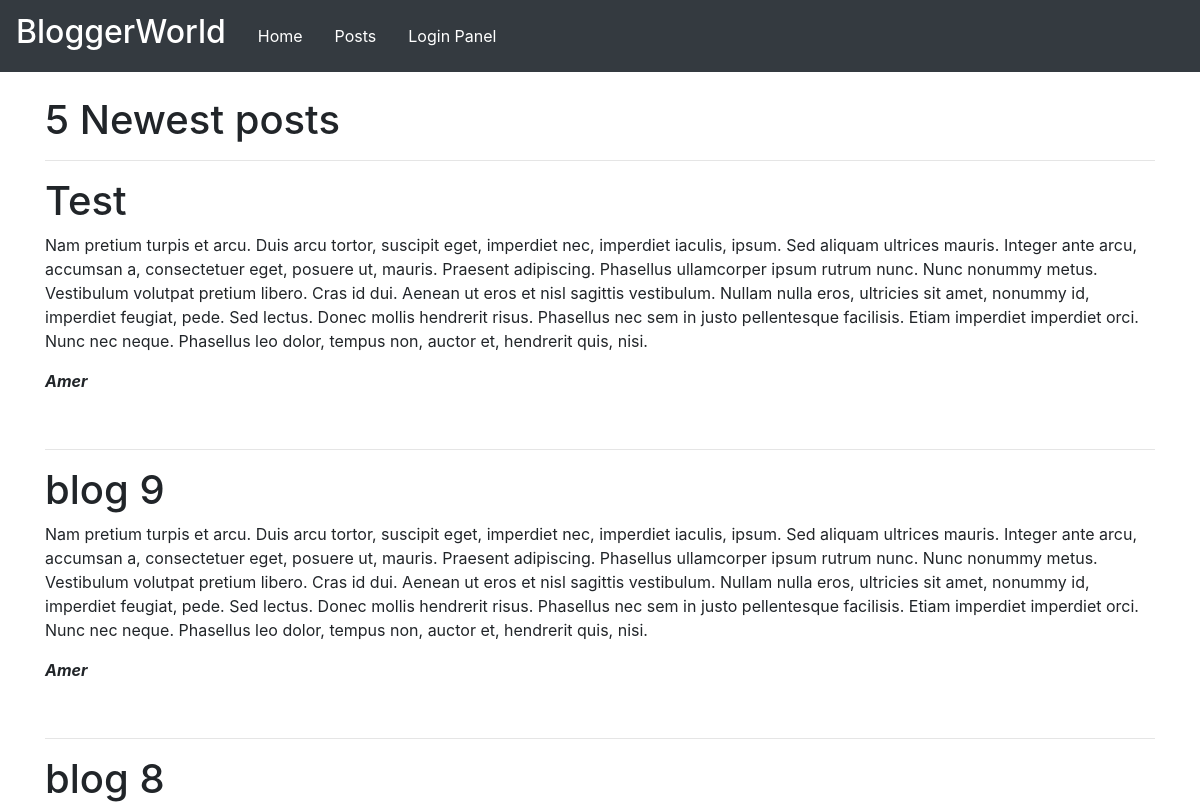
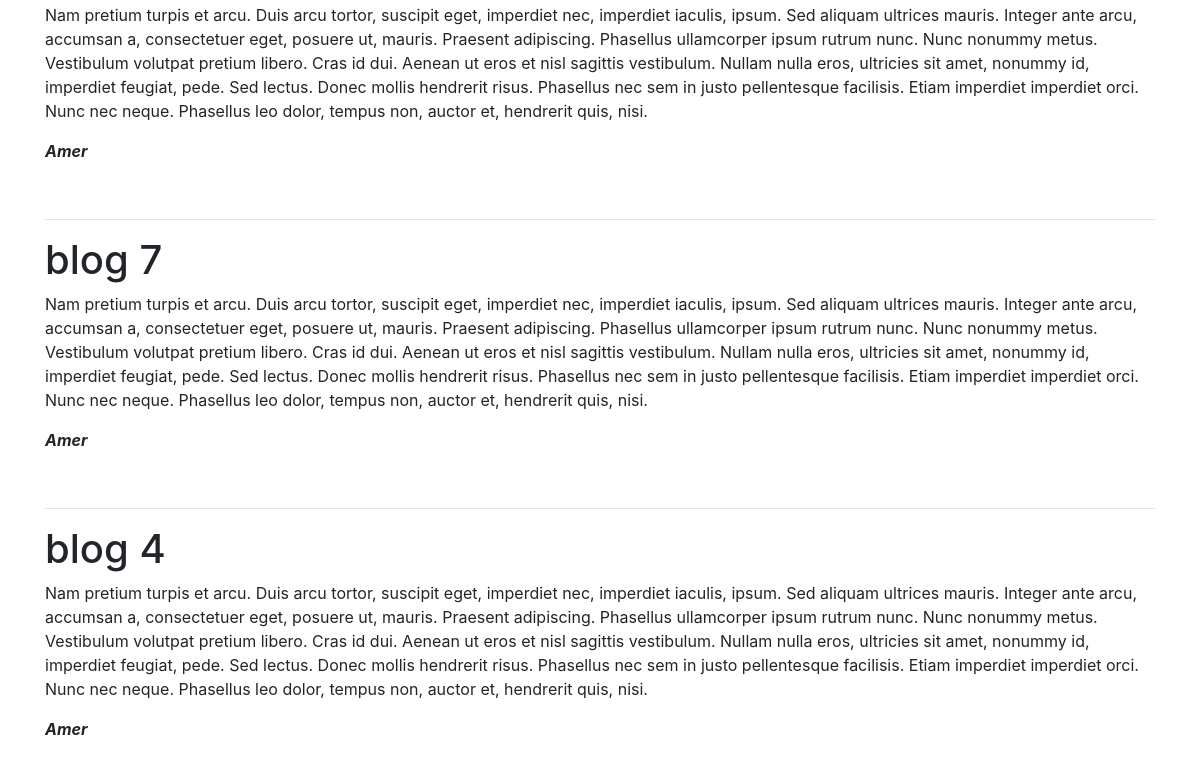
/, run on an earlier commit of the app's database (2 pictures, top to bottom).
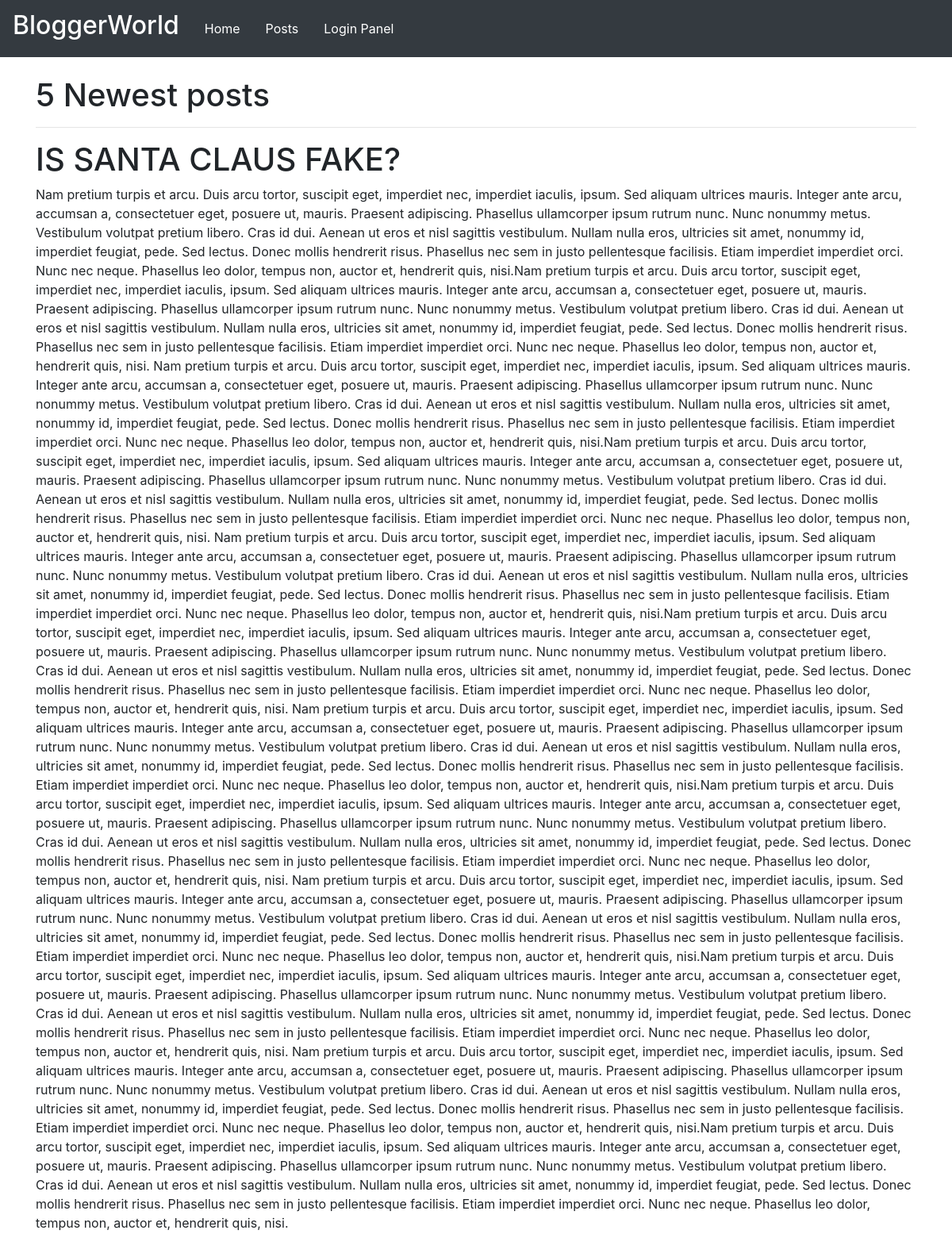
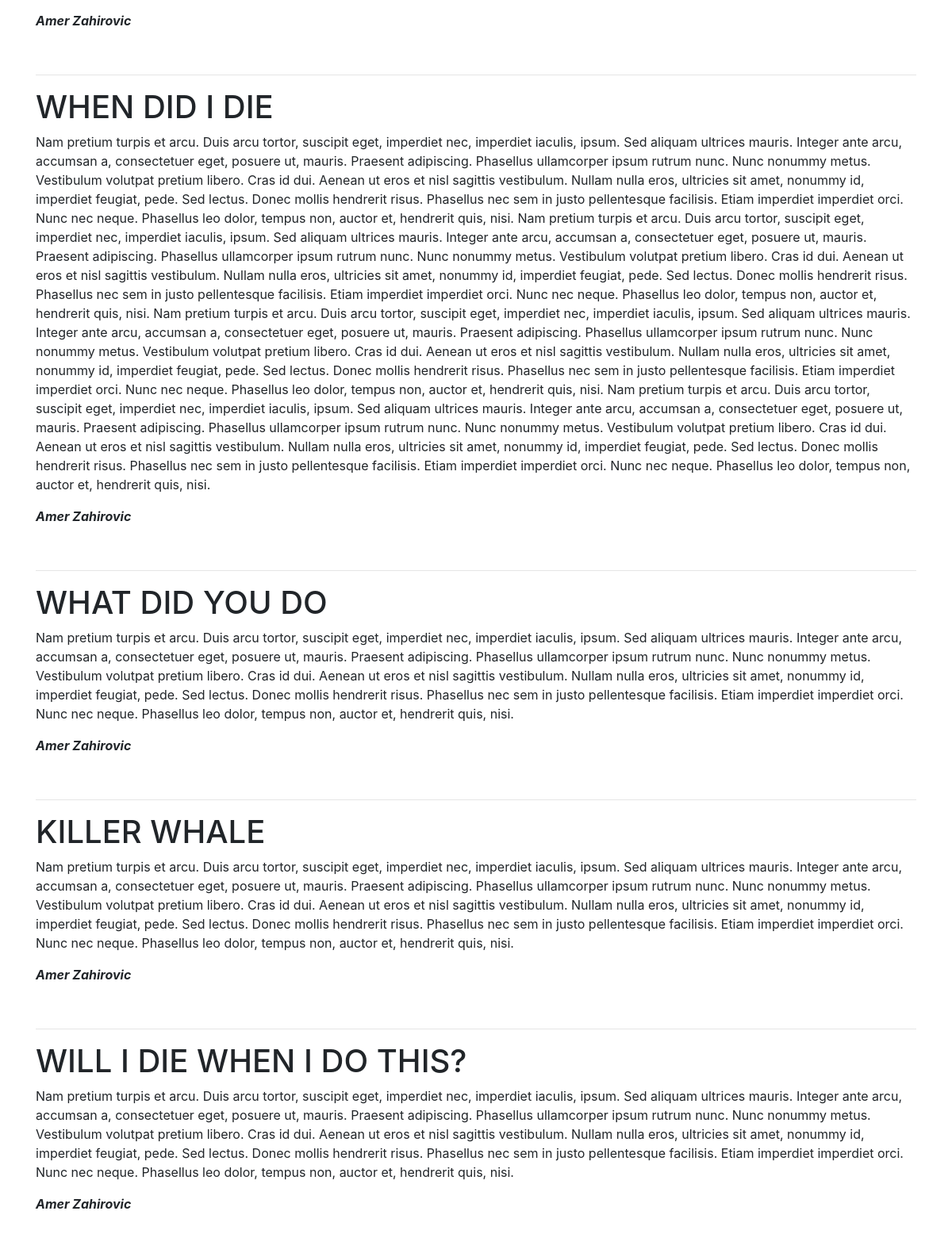
And on a later commit of the database (2 pictures, top to bottom).
### tables this page shows
CREATE TABLE `posts` (
  `id` int(11) NOT NULL,
  `author` varchar(255) NOT NULL,
  `title` varchar(255) NOT NULL,
  `content` text NOT NULL,
  `created_at` datetime NOT NULL DEFAULT CURRENT_TIMESTAMP,
  `slug` varchar(255) NOT NULL,
  `shortdescription` varchar(255) NOT NULL
);

### public/index.php (the view, shortened to what this page needs)
<?php
	require '../config.php';
	try{
		$posts = $connection->prepare('SELECT * FROM posts ORDER BY created_at DESC LIMIT 5');
		$posts->execute([]);
		$posts = $posts->fetchAll(PDO::FETCH_ASSOC);
	}catch(PDOException $e){
		dd($e->getMessage());
	}
 ?>
<!DOCTYPE html>
<html>
<head>
	<link rel="stylesheet" href="https://stackpath.bootstrapcdn.com/bootstrap/4.1.1/css/bootstrap.min.css">
	<link rel="stylesheet" type="text/css" href="css/main.css">
</head>
<body>
	<div class="navbar navbar-expand-lg navbar-dark  bg-dark">
		<div class="navbar-brand ">
			<h2>BloggerWorld</h2>
		</div>
		<ul class="nav">
			<li class="nav-item">
				<a class="nav-link" href="#">Home</a>
			</li>
			<li class="nav-item">
				<a class="nav-link" href="posts.php">Posts</a>
			</li>
			<li class="nav-item">
				<a class="nav-link" href="loginpanel.php">Login Panel</a>
			</li>
		</ul>
	</div>
	<div class="container-fluid">
		<div class="container">
			<br>
			<h1>5 Newest posts</h1>
			<hr>
			<?php foreach ($posts as $post) { ?>
			<div class="posts">
				<h1><?php echo $post['title']?></h1>
				<p><?php echo $post['content'] ?></p>
				<p><b><i><?php echo $post['author'] ?></i></b></p>
				<br>
				<hr>
			</div>
			<?php } ?>
		</div>
	</div>
</body>
</html>

### public/css/main.css (style rules this page uses)
body { height: 100vh; }
a.nav-link { color: white; }
.container-fluid { height: 100vh; }
.container { height: 100vh; }

What changed in the data, as far as the page shows it:
removed posts: title "Test", content "Nam pretium turpis et arcu. Duis arcu tortor, suscipit eget, imperdiet nec, imperdiet iaculis, ipsum. Sed aliquam ultrices mauris. Integer ante arcu, accumsan a, consectetuer eget, posuere ut, mauris. Praesent adipiscing. Phasellus ullamcorper ipsum rutrum nunc. Nunc nonummy metus. Vestibulum volutpat pretium libero. Cras id dui. Aenean ut eros et nisl sagittis vestibulum. Nullam nulla eros, ultricies sit amet, nonummy id, imperdiet feugiat, pede. Sed lectus. Donec mollis hendrerit risus. Phasellus nec sem in justo pellentesque facilisis. Etiam imperdiet imperdiet orci. Nunc nec neque. Phasellus leo dolor, tempus non, auctor et, hendrerit quis, nisi.", author "Amer"
removed posts: title "blog 9", content "Nam pretium turpis et arcu. Duis arcu tortor, suscipit eget, imperdiet nec, imperdiet iaculis, ipsum. Sed aliquam ultrices mauris. Integer ante arcu, accumsan a, consectetuer eget, posuere ut, mauris. Praesent adipiscing. Phasellus ullamcorper ipsum rutrum nunc. Nunc nonummy metus. Vestibulum volutpat pretium libero. Cras id dui. Aenean ut eros et nisl sagittis vestibulum. Nullam nulla eros, ultricies sit amet, nonummy id, imperdiet feugiat, pede. Sed lectus. Donec mollis hendrerit risus. Phasellus nec sem in justo pellentesque facilisis. Etiam imperdiet imperdiet orci. Nunc nec neque. Phasellus leo dolor, tempus non, auctor et, hendrerit quis, nisi.", author "Amer"
removed posts: title "blog 8", content "Nam pretium turpis et arcu. Duis arcu tortor, suscipit eget, imperdiet nec, imperdiet iaculis, ipsum. Sed aliquam ultrices mauris. Integer ante arcu, accumsan a, consectetuer eget, posuere ut, mauris. Praesent adipiscing. Phasellus ullamcorper ipsum rutrum nunc. Nunc nonummy metus. Vestibulum volutpat pretium libero. Cras id dui. Aenean ut eros et nisl sagittis vestibulum. Nullam nulla eros, ultricies sit amet, nonummy id, imperdiet feugiat, pede. Sed lectus. Donec mollis hendrerit risus. Phasellus nec sem in justo pellentesque facilisis. Etiam imperdiet imperdiet orci. Nunc nec neque. Phasellus leo dolor, tempus non, auctor et, hendrerit quis, nisi.", author "Amer"
removed posts: title "blog 7", content "Nam pretium turpis et arcu. Duis arcu tortor, suscipit eget, imperdiet nec, imperdiet iaculis, ipsum. Sed aliquam ultrices mauris. Integer ante arcu, accumsan a, consectetuer eget, posuere ut, mauris. Praesent adipiscing. Phasellus ullamcorper ipsum rutrum nunc. Nunc nonummy metus. Vestibulum volutpat pretium libero. Cras id dui. Aenean ut eros et nisl sagittis vestibulum. Nullam nulla eros, ultricies sit amet, nonummy id, imperdiet feugiat, pede. Sed lectus. Donec mollis hendrerit risus. Phasellus nec sem in justo pellentesque facilisis. Etiam imperdiet imperdiet orci. Nunc nec neque. Phasellus leo dolor, tempus non, auctor et, hendrerit quis, nisi.", author "Amer"
removed posts: title "blog 4", content "Nam pretium turpis et arcu. Duis arcu tortor, suscipit eget, imperdiet nec, imperdiet iaculis, ipsum. Sed aliquam ultrices mauris. Integer ante arcu, accumsan a, consectetuer eget, posuere ut, mauris. Praesent adipiscing. Phasellus ullamcorper ipsum rutrum nunc. Nunc nonummy metus. Vestibulum volutpat pretium libero. Cras id dui. Aenean ut eros et nisl sagittis vestibulum. Nullam nulla eros, ultricies sit amet, nonummy id, imperdiet feugiat, pede. Sed lectus. Donec mollis hendrerit risus. Phasellus nec sem in justo pellentesque facilisis. Etiam imperdiet imperdiet orci. Nunc nec neque. Phasellus leo dolor, tempus non, auctor et, hendrerit quis, nisi.", author "Amer"
added posts: title "IS SANTA CLAUS FAKE?", content "Nam pretium turpis et arcu. Duis arcu tortor, suscipit eget, imperdiet nec, imperdiet iaculis, ipsum. Sed aliquam ultrices mauris. Integer ante arcu, accumsan a, consectetuer eget, posuere ut, mauris. Praesent adipiscing. Phasellus ullamcorper ipsum rutrum nunc. Nunc nonummy metus. Vestibulum volutpat pretium libero. Cras id dui. Aenean ut eros et nisl sagittis vestibulum. Nullam nulla eros, ultricies sit amet, nonummy id, imperdiet feugiat, pede. Sed lectus. Donec mollis hendrerit risus. Phasellus nec sem in justo pellentesque facilisis. Etiam imperdiet imperdiet orci. Nunc nec neque. Phasellus leo dolor, tempus non, auctor et, hendrerit quis, nisi.Nam pretium turpis et arcu. Duis arcu…", author "Amer Zahirovic"
added posts: title "WHEN DID I DIE", content "Nam pretium turpis et arcu. Duis arcu tortor, suscipit eget, imperdiet nec, imperdiet iaculis, ipsum. Sed aliquam ultrices mauris. Integer ante arcu, accumsan a, consectetuer eget, posuere ut, mauris. Praesent adipiscing. Phasellus ullamcorper ipsum rutrum nunc. Nunc nonummy metus. Vestibulum volutpat pretium libero. Cras id dui. Aenean ut eros et nisl sagittis vestibulum. Nullam nulla eros, ultricies sit amet, nonummy id, imperdiet feugiat, pede. Sed lectus. Donec mollis hendrerit risus. Phasellus nec sem in justo pellentesque facilisis. Etiam imperdiet imperdiet orci. Nunc nec neque. Phasellus leo dolor, tempus non, auctor et, hendrerit quis, nisi. Nam pretium turpis et arcu. Duis arcu…", author "Amer Zahirovic"
added posts: title "WHAT DID YOU DO", content "Nam pretium turpis et arcu. Duis arcu tortor, suscipit eget, imperdiet nec, imperdiet iaculis, ipsum. Sed aliquam ultrices mauris. Integer ante arcu, accumsan a, consectetuer eget, posuere ut, mauris. Praesent adipiscing. Phasellus ullamcorper ipsum rutrum nunc. Nunc nonummy metus. Vestibulum volutpat pretium libero. Cras id dui. Aenean ut eros et nisl sagittis vestibulum. Nullam nulla eros, ultricies sit amet, nonummy id, imperdiet feugiat, pede. Sed lectus. Donec mollis hendrerit risus. Phasellus nec sem in justo pellentesque facilisis. Etiam imperdiet imperdiet orci. Nunc nec neque. Phasellus leo dolor, tempus non, auctor et, hendrerit quis, nisi.", author "Amer Zahirovic"
added posts: title "KILLER WHALE", content "Nam pretium turpis et arcu. Duis arcu tortor, suscipit eget, imperdiet nec, imperdiet iaculis, ipsum. Sed aliquam ultrices mauris. Integer ante arcu, accumsan a, consectetuer eget, posuere ut, mauris. Praesent adipiscing. Phasellus ullamcorper ipsum rutrum nunc. Nunc nonummy metus. Vestibulum volutpat pretium libero. Cras id dui. Aenean ut eros et nisl sagittis vestibulum. Nullam nulla eros, ultricies sit amet, nonummy id, imperdiet feugiat, pede. Sed lectus. Donec mollis hendrerit risus. Phasellus nec sem in justo pellentesque facilisis. Etiam imperdiet imperdiet orci. Nunc nec neque. Phasellus leo dolor, tempus non, auctor et, hendrerit quis, nisi.", author "Amer Zahirovic"
added posts: title "WILL I DIE WHEN I DO THIS?", content "Nam pretium turpis et arcu. Duis arcu tortor, suscipit eget, imperdiet nec, imperdiet iaculis, ipsum. Sed aliquam ultrices mauris. Integer ante arcu, accumsan a, consectetuer eget, posuere ut, mauris. Praesent adipiscing. Phasellus ullamcorper ipsum rutrum nunc. Nunc nonummy metus. Vestibulum volutpat pretium libero. Cras id dui. Aenean ut eros et nisl sagittis vestibulum. Nullam nulla eros, ultricies sit amet, nonummy id, imperdiet feugiat, pede. Sed lectus. Donec mollis hendrerit risus. Phasellus nec sem in justo pellentesque facilisis. Etiam imperdiet imperdiet orci. Nunc nec neque. Phasellus leo dolor, tempus non, auctor et, hendrerit quis, nisi.", author "Amer Zahirovic"
